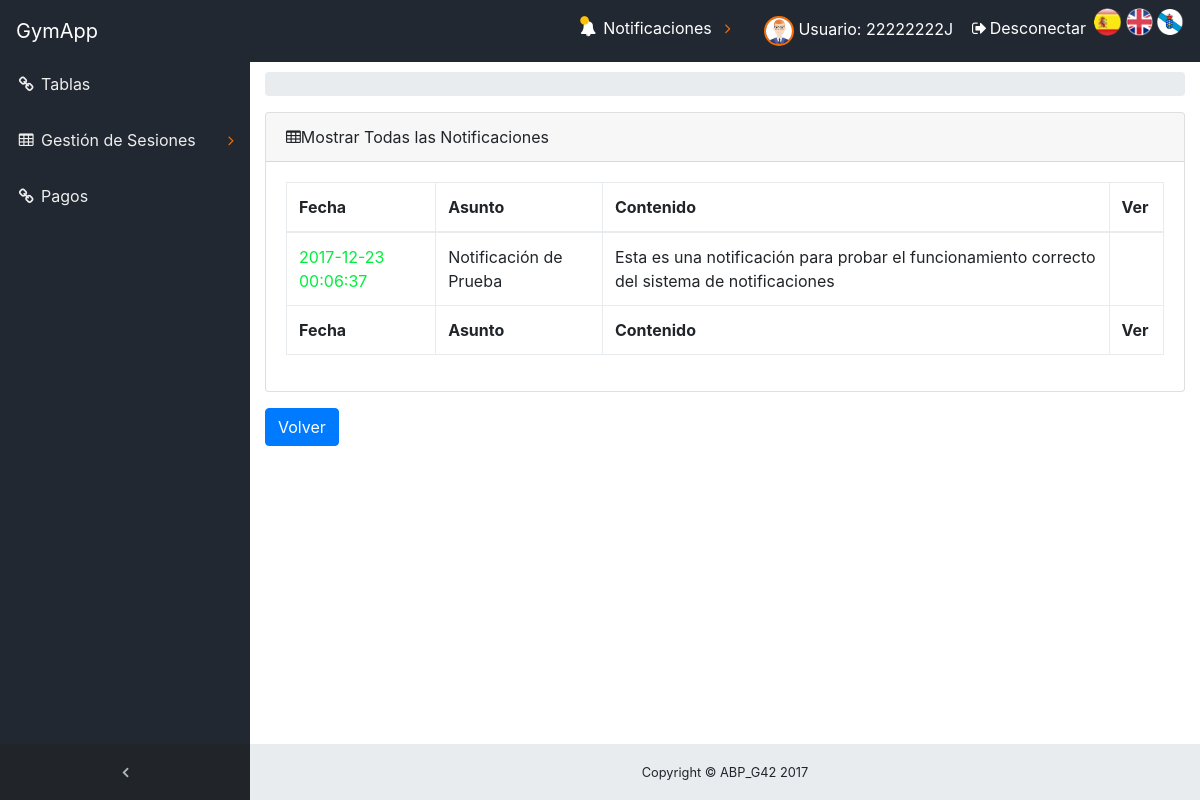
Page /ABP/index.php?controller=Notificacion&action=NotificacionListar (signed in) on the committed database.
### tables this page shows
CREATE TABLE `usuario` (
  `dni` varchar(10) NOT NULL,
  `nombre` varchar(50) NOT NULL,
  `apellidos` varchar(50) NOT NULL,
  `edad` tinyint(4) DEFAULT NULL,
  `contrasena` varchar(128) NOT NULL,
  `email` varchar(100) DEFAULT NULL,
  `telefono` varchar(20) NOT NULL,
  `fechaAlta` date NOT NULL,
  `fotoperfil` varchar(200) DEFAULT NULL
);

CREATE TABLE `notificacion_deportista` (
  `dniAdministrador` varchar(10) NOT NULL,
  `dniDeportista` varchar(10) NOT NULL,
  `idNotificacion` bigint(20) NOT NULL,
  `visto` tinyint(4) NOT NULL
);

CREATE TABLE `notificacion` (
  `idNotificacion` bigint(20) NOT NULL,
  `dniAdministrador` varchar(10) NOT NULL,
  `Asunto` varchar(200) NOT NULL,
  `contenido` text,
  `fecha` datetime NOT NULL
);

### ABP/core/ViewManager.php (called while the page is built, shortened)
<?php
class ViewManager {
	private $variables = array();
	private $layout = "default";
	public function setVariable($varname, $value, $flash=false) {
		$this->variables[$varname] = $value;
	}
	public function getVariable($varname, $default=NULL) {
		if (!isset($this->variables[$varname])) {
			return $default;
		}
		return $this->variables[$varname];
	}
	public function render($controller, $viewname) {
		include(__DIR__ . "/../view/$controller/$viewname.php");
		$this->renderLayout();
	}
	private function renderLayout() {
		include(__DIR__ . "/../view/layouts/" .$this->layout.".php");
	}
	private static $viewmanager_singleton = NULL;
	public static function getInstance() {
		if (self::$viewmanager_singleton == null) {
			self::$viewmanager_singleton = new ViewManager();
		}
		return self::$viewmanager_singleton;
	}
}

### ABP/controller/NotificacionController.php (called while the page is built, shortened)
<?php
require_once(__DIR__."/../core/ViewManager.php");
require_once(__DIR__ . "/../model/NotificacionMapper.php");
require_once(__DIR__ . "/../model/Notificacion.php");
require_once(__DIR__ . "/../core/permisos.php");
class NotificacionController extends BaseController
{
    private $notificacionMapper;
    private $permisos;
    public function __construct()
    {
        $this->notificacionMapper = new NotificacionMapper();
        $this->permisos= new Permisos();
    }
    public function NotificacionListar()
    {
       $notificaciones = $this->notificacionMapper->listar();
       $tipoUsuario = $this->permisos->comprobarTipo();
       $this->view->setVariable("notificaciones",$notificaciones);
       $this->view->setVariable("tipoUsuario", $tipoUsuario);
       $this->view->render("notificacion","notificacionSHOWALL");
    }
}
?>

### ABP/index.php (called while the page is built, shortened)
<?php
function run() {
	try {
		$controller = loadController($_GET["controller"]);
		$actionName = $_GET["action"];
		$controller->$actionName();
	} catch(Exception $ex) {
		die("An exception occured!!!!!".$ex->getMessage());
	}
}
function loadController($controllerName) {
	return new $controllerClassName();
}
run();
?>

### ABP/view/messages/messages_es.php (called while the page is built)
<?php
    $i18n_messages = array(
    	'Nombre'=> 'Nombre',
    	'Asunto' => 'Asunto',
    	'contenido' => 'contenido',
    	'nombre' => 'nombre',
    	'El atributo '=>'El atributo ',
    	' no puede ser vacío' => ' no puede ser vacío',
    	'Longitud incorrecta. El atributo ' => 'Longitud incorrecta. El atributo ',
    	' debe tener una longitud máxima de '=>' debe tener una longitud máxima de ',
    	' y tiene '=>' y tiene ',
    	'El atributo no sigue el formato correcto. Pruebe example@example.com' => 'El atributo no sigue el formato correcto. Pruebe example@example.com',
    	' contiene caracteres no alfabéticos'=>' contiene caracteres no alfabéticos',
    	' no esta comprendido en ['=>' no esta comprendido en [',
    	' no puede tener mas de ' => ' no puede tener mas de ',
    	'decimales'=>'decimales',
    	' no tiene 8 números seguidos de una letra: FORMATO INCORRECTO!!!'=>' no tiene 8 números seguidos de una letra: FORMATO INCORRECTO!!!',
    	'La letra del DNI no es correcta'=>'La letra del DNI no es correcta',
    	' no tiene un formato válido de telefeno.'=>' no tiene un formato válido de telefeno.',
    	' debe estar compuesto únicamente por digitos.'=>' debe estar compuesto únicamente por digitos.',
        'precio' => 'precio',
        ': activar para ordenar columna ascendentemente'=>': activar para ordenar columna ascendentemente',
        ': activar para ordenar columna descendentemente'=>': activar para ordenar columna descendentemente',
        'Primero' => 'Primero',
        'Último'=>'Último',
        'Siguiente'=>'Siguiente',
        'Anterior'=>'Anterior',
        'Tabla sin datos'=>'Tabla sin datos',
        'Mostrando _START_ a _END_ de _TOTAL_ elementos'=>'Mostrando _START_ a _END_ de _TOTAL_ elementos',
        'Mostrando 0 a 0 de 0 elementos'=>'Mostrando 0 a 0 de 0 elementos',
        '(filtrados de _MAX_ elementos totales)'=>'(filtrados de _MAX_ elementos totales)',
        'Mostrar _MENU_ elementos'=>'Mostrar _MENU_ elementos',
        'Cargando...'=>'Cargando...',
        'Procesando...'=>'Procesando...',
        'Buscar:'=>'Buscar:',
        'No se encontró nada'=>'No se encontró nada',
        'dni' => 'dni',
        'contraseña' => 'contraseña'
    );
?>

### ABP/core/I18n.php (called while the page is built, shortened)
<?php
class I18n {
	private $messages;
	public function setLanguage($language) {
		$this->messages = $i18n_messages;
	}
	public function i18n($key) {
		if (isset($this->messages[$key])){
			return $this->messages[$key];
		}else{
			return $key;
		}
	}
	private static $i18n_singleton = null;
	public static function getInstance() {
		if (self::$i18n_singleton == NULL) {
			self::$i18n_singleton = new I18n();
		}
		return self::$i18n_singleton;
	}
}
function i18n($key) {
	return I18n::getInstance()->i18n($key);
}

### ABP/model/Notificacion.php (called while the page is built, shortened)
<?php
class Notificacion
{
    private $idNotificacion;
    private $Asunto;
    private $contenido;
    private $fecha;
    private $visto;
    function __construct($idNotificacion = NULL, $dniAdministrador = NULL,$Asunto = NULL,$contenido = NULL,$fecha = NULL,$visto=NULL)
    {
        $this->idNotificacion = $idNotificacion;
        $this->Asunto = $Asunto;
        $this->contenido = $contenido;
        $this->fecha = $fecha;
        $this->visto = $visto;
    }
    public function getIdNotificacion()
    {
        return $this->idNotificacion;
    }
    public function getAsunto()
    {
        return $this->Asunto;
    }
    public function getContenido()
    {
        return $this->contenido;
    }
    public function getFecha()
    {
        return $this->fecha;
    }
    public function getVisto(){
        return $this->visto;
    }
}
?>

### ABP/model/NotificacionMapper.php (called while the page is built, shortened)
<?php
require_once(__DIR__."/../core/Access_DB.php");
require_once(__DIR__."/Notificacion.php");
require_once(__DIR__ . "/../core/permisos.php");
Class NotificacionMapper
{
    protected $db;
    private $permisos;
    public function __construct()
    {
        $this->db=PDOConnection::getInstance();
                 $this->permisos= new Permisos();
    }
    public function listar()
    {
        if($this->permisos->esAdministrador())
        {
            $stmt = $this->db->query("SELECT * from notificacion ");
            $notificaciones_db = $stmt->fetchAll(PDO::FETCH_ASSOC);
        $notificaciones = array();
        foreach ($notificaciones_db as $notificacion)
        {
            array_push($notificaciones, new Notificacion($notificacion['idNotificacion'],$notificacion['dniAdministrador'],$notificacion['Asunto'],$notificacion['contenido'],$notificacion['fecha']));
        }
        }else
        {
            $stmt = $this->db->prepare("SELECT N.idNotificacion, N.dniAdministrador,N.Asunto,N.contenido,N.fecha,D.visto from notificacion N, notificacion_deportista D WHERE D.dniDeportista =? AND N.idNotificacion=D.idNotificacion");
            $stmt->execute(array($_SESSION['currentuser']));
            $notificaciones_db = $stmt->fetchAll(PDO::FETCH_ASSOC);
        $notificaciones = array();
        foreach ($notificaciones_db as $notificacion)
        {
            array_push($notificaciones, new Notificacion($notificacion['idNotificacion'],$notificacion['dniAdministrador'],$notificacion['Asunto'],$notificacion['contenido'],$notificacion['fecha'],$notificacion['visto']));
        }
        }
        return $notificaciones;
    }
}
?>

### ABP/core/Access_DB.php (called while the page is built, shortened)
<?php
class PDOConnection {
	private static $db_singleton = null;
	public static function getInstance() {
		if (self::$db_singleton == null) {
			self::$db_singleton = new PDO(
			"mysql:host=".HOST.";dbname=".DB.";charset=utf8",
			USER,
			PASS,
			array(
				PDO::ATTR_EMULATE_PREPARES => false,
				PDO::ATTR_ERRMODE => PDO::ERRMODE_EXCEPTION)
			);
		}
		return self::$db_singleton;
	}
}
?>

### ABP/core/permisos.php (called while the page is built, shortened)
<?php
require_once(__DIR__."/../core/Access_DB.php");
Class Permisos {
    protected $db;
    public function __construct(){
        $this->db=PDOConnection::getInstance();
    }
    public function esAdministrador()
    {
        $stmt= $this->db->prepare("SELECT dniAdministrador FROM administrador WHERE dniAdministrador=?");
        return false;
    }
}
?>

### ABP/model/UsuarioMapper.php (called while the page is built, shortened)
<?php
require_once(__DIR__."/../core/Access_DB.php");
require_once(__DIR__ . "/../core/permisos.php");
class UsuarioMapper {
    protected $db;
    public function __construct()
    {
        $this->db = PDOConnection::getInstance();
    }
    public function obtenerFotoPerfil(){
        $stmt = $this->db->prepare("SELECT fotoperfil FROM usuario WHERE dni=?");
        $stmt->execute(array($_SESSION['currentuser']));
        $foto_db = $stmt->fetch(PDO::FETCH_ASSOC);
        return $foto_db['fotoperfil'];
    }
}
?>

### ABP/View/notificacion/notificacionSHOWALL.php (the view, shortened to what this page needs)
<?php
    require_once(__DIR__."/../../core/ViewManager.php");
    $view = ViewManager::getInstance();
    $notificaciones = $view->getVariable("notificaciones");
    $tipoUsuario = $view->getVariable("tipoUsuario");
?>
<div class="content-wrapper">
    <div class="container-fluid">
        <ol class="breadcrumb">
        </ol>
        <div class="card mb-3">
            <div class="card-header">
                <i class="fa fa-table"></i><?= i18n("Mostrar Todas las Notificaciones") ?>
            </div>
            <div class="card-body">
                <div class="table-responsive">
                    <table class="table table-bordered" id="dataTable" width="100%" cellspacing="0" >
                        <thead>
                            <tr>
                                <th><?= i18n("Fecha") ?></th>
                                <th><?= i18n("Asunto") ?></th>
                                <th><?= i18n("Contenido") ?></th>
                                <th><?= i18n("Ver") ?></th>
                            </tr>
                        </thead>
                        <tfoot>
                            <tr>
                                <th><?= i18n("Fecha") ?></th>
                                <th><?= i18n("Asunto") ?></th>
                                <th><?= i18n("Contenido") ?></th>
                                <th><?= i18n("Ver") ?></th>
                            </tr>
                        </tfoot>
                        <tbody>
                        <?php foreach($notificaciones as $notificacion){ ?>
                            <tr >
                                <?php if($tipoUsuario != 'administrador' && $notificacion->getVisto() ==0){?>
                                     <td class="tablaNotif" ><?php echo $notificacion->getFecha(); ?></td>
                               <?php }else{ ?>
                                     <td ><?php echo $notificacion->getFecha(); ?></td>
                               <?php  } ?>
                                <td><?php echo $notificacion->getAsunto(); ?></td>
                                <td><?php echo $notificacion->getContenido(); ?></td>
                                <td>
                                    <a href='./index.php?controller=Notificacion&amp;action=NotificacionView&amp;idNotificacion=<?php echo $notificacion->getIdNotificacion();?>'><span id="icon-ver" class="icon-eye-plus"></span>
                                    </a>
                                </td>
                            </tr>
                        <?php } ?>
                        </tbody>
                    </table>
                </div>
            </div>
        </div>
         <button type="button" onclick="window.location.href='./index.php?controller=main&action=index'" class="btn btn-primary"><?= i18n("Volver") ?></button>
    </div>
</div>

### ABP/view/layouts/menuSuperior.php (shortened to what this page needs)
<html>
    <link rel="stylesheet" type="text/css" href="./view/Icons/icomoon/style.css">
    <link rel="stylesheet" type="text/css" href="./view/Icons/icomoon/modifyIcon.css">
                    <li class="nav-item" data-toggle="tooltip">
                        <a class="nav-link" href="./index.php?controller=Usuario&amp;action=UsuarioView&amp;dni=<?php echo $_SESSION['currentuser'];?>">
                            <?php require_once './model/UsuarioMapper.php';
                            $UsuarioMapper = new UsuarioMapper();
                            $fotoperfil = $UsuarioMapper->obtenerFotoPerfil();
                            ?>
                            <img class="imgRedonda" src="<?php echo $fotoperfil; ?>" height="40" width="40">
                            <span class="nav-link-text"> <?= i18n("Usuario");?>: <?php echo $_SESSION['currentuser']; ?></span>
                        </a>
                    </li>
                    <li class="nav-item">
                        <a class="nav-link" data-toggle="modal" data-target="#exampleModal">
                            <i class="fa fa-fw fa-sign-out"></i><?= i18n("Desconectar") ?>
                        </a>
                    </li>
<html>

### ABP/view/css/sb-admin.css (style rules this page uses)
html { position: relative; min-height: 100%; }
body { overflow-x: hidden; }
body.sticky-footer { margin-bottom: 56px; }
body.sticky-footer .content-wrapper { min-height: calc(100vh - 56px - 56px); }
body.fixed-nav { padding-top: 56px; }
.content-wrapper { min-height: calc(100vh - 56px); padding-top: 1rem; }
#mainNav .navbar-collapse .navbar-nav .nav-item .nav-link { cursor: pointer; }
.content-wrapper { overflow-x: hidden; background: white; }
@media (min-width: 992px) { .content-wrapper { margin-left: 250px; } }

### rows in the picture
usuario: fotoperfil (picture)
notificacion_deportista: idNotificacion.fecha "2017-12-23 00:06:37", idNotificacion.Asunto "Notificación de Prueba", idNotificacion.contenido "Esta es una notificación para probar el funcionamiento correcto del sistema de notificaciones"

### other values in the picture
i18n("GymApp") "GymApp"
i18n("Tablas") "Tablas"
i18n("Gestión de Sesiones") "Gestión de Sesiones"
i18n("Pagos") "Pagos"
i18n("Notificaciones") "Notificaciones"
i18n("Usuario") "Usuario"
$_SESSION['currentuser'] "22222222J"
i18n("Desconectar") "Desconectar"
i18n("Mostrar Todas las Notificaciones") "Mostrar Todas las Notificaciones"
i18n("Fecha") "Fecha"
i18n("Asunto") "Asunto"
i18n("Contenido") "Contenido"
i18n("Ver") "Ver"
i18n("Volver") "Volver"
